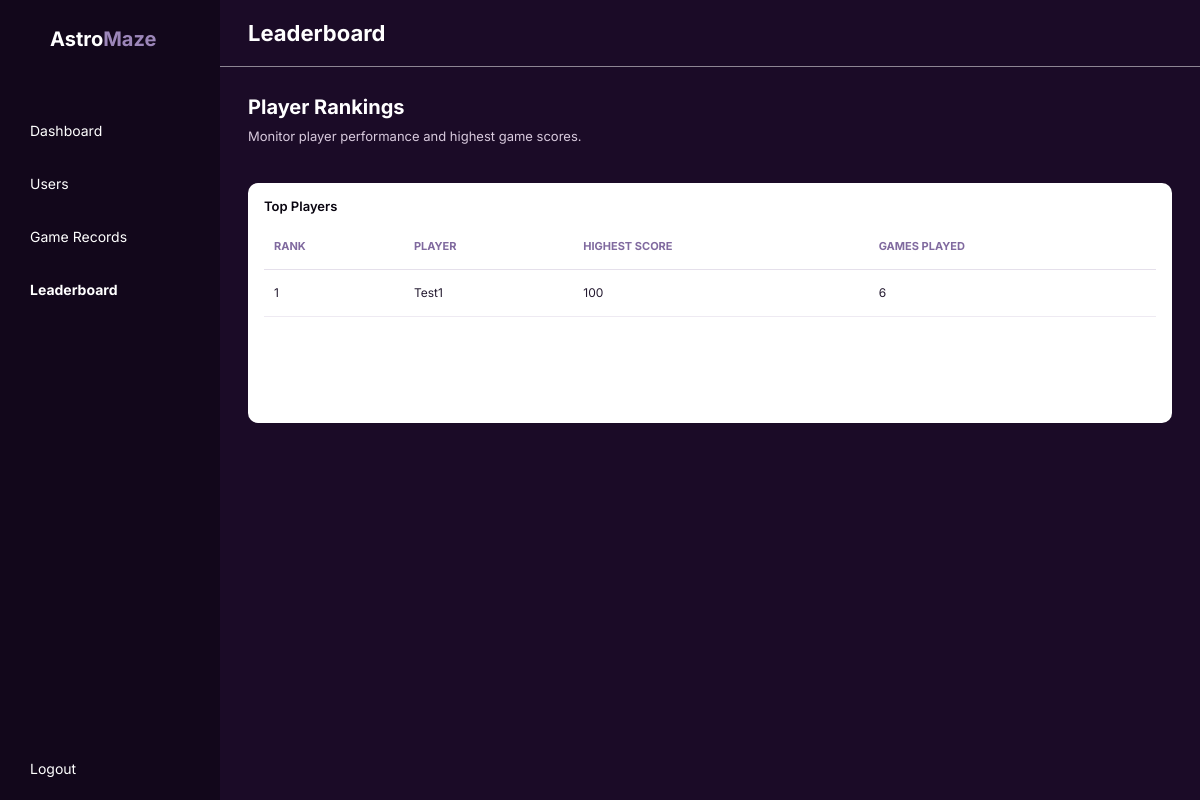
The page /admin/leaderboard.php (signed in) on the database its author committed.
### tables this page shows
CREATE TABLE `users` (
  `user_id` int(11) NOT NULL,
  `username` varchar(50) NOT NULL,
  `email` varchar(100) NOT NULL,
  `password` varchar(255) NOT NULL,
  `role` enum('admin','user') NOT NULL DEFAULT 'user',
  `created_at` timestamp NOT NULL DEFAULT current_timestamp(),
  `is_active` tinyint(1) NOT NULL DEFAULT 1,
  `profile_picture` varchar(255) DEFAULT NULL
);

### admin/leaderboard.php (the view, shortened to what this page needs)
<?php
require_once '../includes/db.php';
$query = "
    SELECT
        users.user_id,
        users.username,
        MAX(game_records.score) AS highest_score,
        COUNT(game_records.game_id) AS games_played
    FROM users
    INNER JOIN game_records
        ON users.user_id = game_records.user_id
    GROUP BY users.user_id, users.username
    ORDER BY highest_score DESC
";
$result = mysqli_query($conn, $query);
?>
<!DOCTYPE html>
<html lang="en">
<head>
    <link href="https://cdn.jsdelivr.net/npm/bootstrap@5.3.3/dist/css/bootstrap.min.css" rel="stylesheet">
    <link rel="stylesheet" href="../css/admin.css">
</head>
<body>
<div class="admin-layout">
    <aside class="admin-sidebar">
        <div class="admin-logo">
            <span class="logo-astro">Astro</span><span class="logo-maze">Maze</span>
        </div>
        <nav class="sidebar-links">
            <a href="dashboard.php">Dashboard</a>
            <a href="users.php">Users</a>
            <a href="game_records.php">Game Records</a>
            <a href="leaderboard.php" class="active">Leaderboard</a>
        </nav>
        <div class="sidebar-logout">
            <a href="../logout.php">Logout</a>
        </div>
    </aside>
    <main class="admin-main">
        <header class="admin-header">
            <h1>Leaderboard</h1>
        </header>
        <section class="dashboard-content">
            <div class="welcome-section">
                <h2>Player Rankings</h2>
                <p>Monitor player performance and highest game scores.</p>
            </div>
            <div class="activity-section">
                <h3>Top Players</h3>
                <div class="table-responsive">
                    <table class="table align-middle">
                        <thead>
                            <tr>
                                <th>RANK</th>
                                <th>PLAYER</th>
                                <th>HIGHEST SCORE</th>
                                <th>GAMES PLAYED</th>
                            </tr>
                        </thead>
                        <tbody>
                            <?php if (mysqli_num_rows($result) > 0) { ?>
                                <?php $rank = 1; ?>
                                <?php while ($player = mysqli_fetch_assoc($result)) { ?>
                                    <tr>
                                        <td>
                                            <?php echo $rank; ?>
                                        </td>
                                        <td>
                                            <?php echo htmlspecialchars($player['username']); ?>
                                        </td>
                                        <td>
                                            <?php echo $player['highest_score']; ?>
                                        </td>
                                        <td>
                                            <?php echo $player['games_played']; ?>
                                        </td>
                                    </tr>
                                    <?php $rank++; ?>
                                <?php } ?>
                            <?php } ?>
                        </tbody>
                    </table>
                </div>
            </div>
        </section>
    </main>
</div>
</body>
</html>

### css/admin.css (style rules this page uses)
* { margin: 0; padding: 0; box-sizing: border-box; }
body { font-family: "Inter", sans-serif; background-color: #08040f; color: #ffffff; }
.admin-layout { display: flex; min-height: 100vh; }
.admin-sidebar { width: 220px; min-height: 100vh; background-color: #12071b; display: flex; flex-direction: column; flex-shrink: 0; }
.admin-logo { padding: 24px 50px; font-size: 20px; font-weight: 700; }
.logo-astro { color: #ffffff; }
.logo-maze { color: #9c86b9; }
.sidebar-links { display: flex; flex-direction: column; gap: 8px; padding: 30px 16px; }
.sidebar-links a { color: #ffffff; text-decoration: none; font-size: 14px; font-weight: 400; padding: 12px 14px; border-radius: 5px; }
.sidebar-links a.active { font-weight: 700; }
.sidebar-logout { margin-top: auto; padding: 20px 30px; }
.sidebar-logout a { color: #ffffff; text-decoration: none; font-size: 14px; font-weight: 400; }
.admin-main { flex: 1; min-width: 0; background-color: #1b0b27; }
.admin-header { padding: 20px 28px; border-bottom: 1px solid rgba(255, 255, 255, 0.5); }
.admin-header h1 { font-size: 22px; font-weight: 700; margin: 0; }
.dashboard-content { padding: 28px; }
.welcome-section { margin-bottom: 30px; }
.welcome-section h2 { font-size: 20px; font-weight: 700; }
.welcome-section p { font-size: 13px; color: #d8cadd; margin-bottom: 0; }
.activity-section { background-color: #ffffff; color: #08040f; min-height: 240px; padding: 16px; margin-top: 36px; border-radius: 10px; }
.activity-section h3 { font-size: 13px; font-weight: 600; margin: 0; }
.activity-section table { margin-top: 10px; font-size: 12px; }
.activity-section thead th { color: #806a9f; font-weight: 700; font-size: 11px; padding: 14px 10px; border-bottom: 1px solid #e5e0eb; }
.activity-section tbody td { color: #241a30; padding: 14px 10px; border-bottom: 1px solid #eeeaf2; }

### rows shown on the page
users: username "Test1", highest_score "100", games_played "6"
